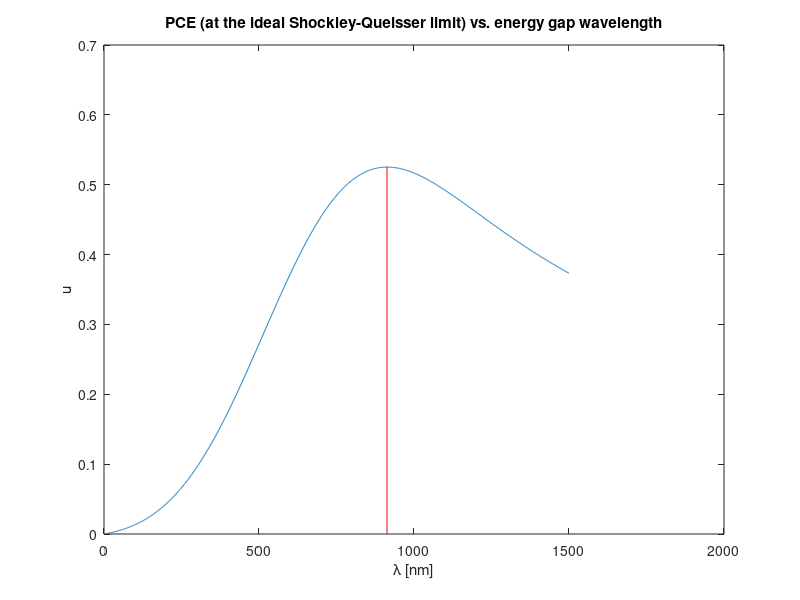

MATLAB code for this plot:
clear all
close all
clc

h=6.626e-34; %[J*s]
c=3e8; %[m/s]
qe=1.6e-19; %[C]
Eg=1.95*qe; %[J]
lm=550; %[nm]
FWHM=300; %[nm]
sigma=FWHM/sqrt(2*log(2)); %[nm]
lg=1:1:1500; %[nm]
s2=sigma*sqrt(2);
u=(lm*(erf(lm/s2)+erf((lg-lm)/s2))+s2/sqrt(pi)*(exp(-(lm/s2)^2)-exp(-((lg-lm)/s2).^2)))./(lg*(1+erf(lm/s2)));

figure
plot(lg,u)
xlabel('\lambda [nm]')
ylabel('u')
title('PCE (at the ideal Shockley-Queisser limit) vs. energy gap wavelength')
lideal = find(max(u)==u); %Wavelength for ideal Shockley-Queisser limit [nm]
hold all
line([lideal lideal],[0 u(lideal)],'Color','r')
%Desired bandgap for the maximum PCE would be Egideal
Egideal = h*c/lideal/qe*1e9 %[eV]
